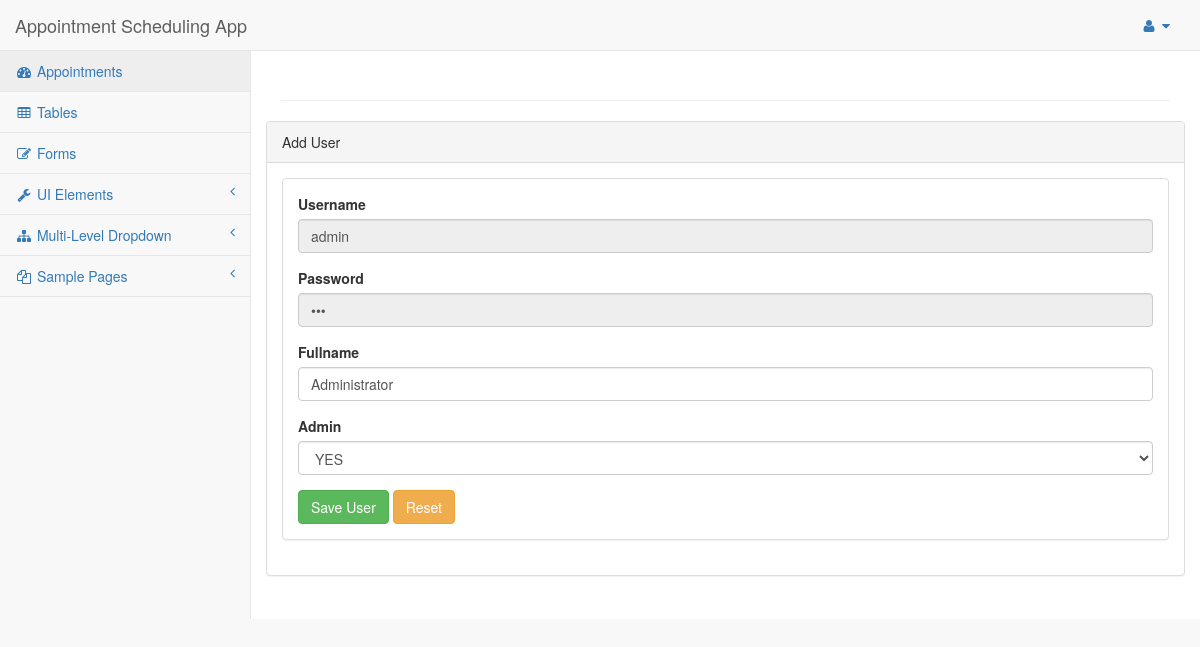
Screenshot of /asa/edituser.php?id=1 with the database file from the repository.
### tables this page shows
CREATE TABLE `useradmin` (
  `id` int(11) NOT NULL AUTO_INCREMENT,
  `username` varchar(20) DEFAULT NULL,
  `password` varchar(20) DEFAULT NULL,
  `fname` varchar(150) DEFAULT NULL,
  `admin` tinyint(1) DEFAULT NULL,
  PRIMARY KEY (`id`)
);

### asa/edituser.php (the view, shortened to what this page needs)
 <?php
    include('setDB.php');
    $id = $_GET['id'];
    $sql = "SELECT * FROM asa.useradmin WHERE id ='$id'";
    $result = $con->query($sql);
    if($result->num_rows >0)
    {
        $row = $result->fetch_assoc();
    }
    $uname = $row['username'];
    $pword = $row['password'];
    $fullname = $row['fname'];
?>
<!DOCTYPE html>
<html lang="en">
<head>
    <link href="vendor/bootstrap/css/bootstrap.min.css" rel="stylesheet">
    <link href="vendor/metisMenu/metisMenu.min.css" rel="stylesheet">
    <link href="dist/css/sb-admin-2.css" rel="stylesheet">
    <link href="vendor/font-awesome/css/font-awesome.min.css" rel="stylesheet" type="text/css">
    <link href="vendor/datatables-plugins/dataTables.bootstrap.css" rel="stylesheet">
    <link href="vendor/datatables-responsive/dataTables.responsive.css" rel="stylesheet">
</head>
<body>
    <?php include('nav.php') ?>
    <div id="page-wrapper">
            <div class="row">
                <div class="col-lg-12">
                    <h1 class="page-header"><?php echo $_SESSION["fname"]; ?></h1>
                </div>
                <div class="row">
                <div class="col-lg-12">
                    <div class="panel panel-default">
                        <div class="panel-heading">
                            Add User
                        </div>
                        <div class="panel-body">
                            <div class="panel panel-default">
                                <div class="panel-body">
                                    <form role="form" method="post" action="edituserproc.php">
                                        <div class="form-group">
                                            <label>Username</label>
                                            <input class="form-control" name="username" value="<?php echo $uname ?>" disabled>
                                        </div>
                                        <div class="form-group">
                                            <label>Password</label>
                                            <input class="form-control" type = "password" name="password" value="<?php echo $pword ?>" disabled />
                                        </div>
                                        <div class="form-group">
                                            <label>Fullname</label>
                                            <input class="form-control" name="fname" value="<?php echo $fullname ?>">
                                        </div>
                                        <div class="form-group">
                                            <label>Admin</label>
                                            <select class="form-control" name="admin">
                                                <?php
                                                    if($row['admin']==1)
                                                    {
                                                        echo "<option value='1' selected='selected'>YES</option>";
                                                    }
                                                    else
                                                    {
                                                        echo "<option value='1'>YES</option>";
                                                        echo "<option value='0' selected = 'selected'>NO</option>";
                                                    }
                                                ?>
                                            </select>
                                        </div>
                                        <input type="submit" class="btn btn-success" value="Save User">
                                        <input type="reset" class="btn btn-warning" value="Reset">
                                    </form>
                                </div>
                            </div>
                        </div>
                    </div>
                </div>
            </div>
            </div>
    </div>
</body>
</html>

### rows the page displays
useradmin: username "admin", fname "Administrator", admin "YES"
